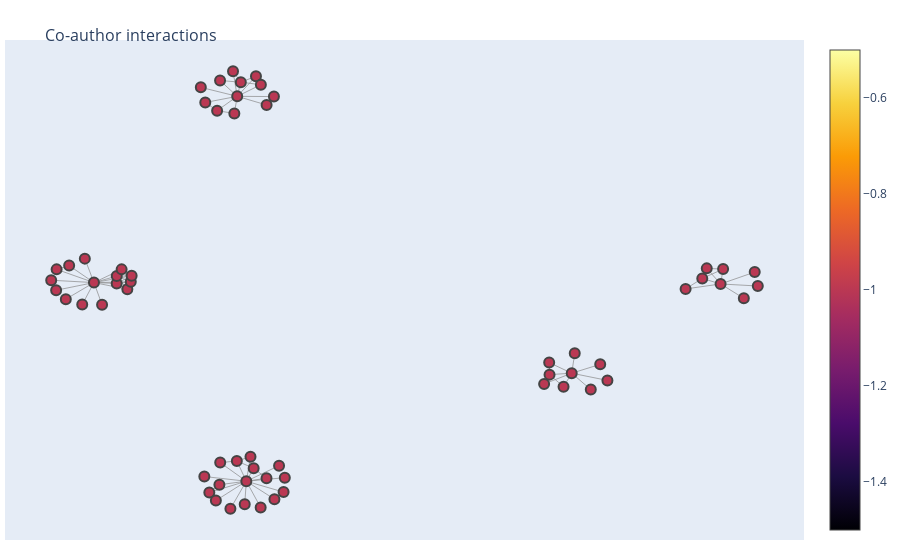

Here is the notebook cell this chart was saved with:
### Markdown cell above
Let's get the most "influential" author within the community (connected component)

We'll define it based on [PageRank algorithm](https://en.wikipedia.org/wiki/PageRank) which is a measure of "centrality" and "importance"

After we calculate and plot those influencers with their neighbours, we'll see the "central" nodes are those obtained influencer guys

### Code cell
# let's get the most "influential" author within the community (connected component)
top_influencers_in_cc = [
    pd.Series(
        nx.pagerank(aG.subgraph(cc), alpha=0.95, max_iter=1000)
    ).sort_values(ascending=False).index[0]
    for cc in top_n_cc
]

print(f'top co-authors:\n{top_influencers_in_cc}')

influencers_network = set()
# add those influencers and their direct connections (adjacent nodes)
for n in top_influencers_in_cc:
    influencers_network.update(aG.neighbors(n))
    
influencers_network.update(top_influencers_in_cc)

plot_interaction_graph(
    G=aG.subgraph(influencers_network), 
    category_data=category_data,
    category_color_lvl=1,
    node_sizes=10,
#     node_colors=np.array([
#         {a:i for i,c in enumerate(top_n_cc) for a in c}[node]
#         for node in aSG.nodes
#     ]),
    seed=seed, 
    title='<br>Co-author interactions',
    edge_width=0.7,
)

### Figure 1 — Plotly figure (JSON) as saved in the notebook; plotly's stock layout.template omitted (floating-point values rounded to 4 significant figures; data arrays with more than 128 entries replaced by an {"elided": "..."} marker saying what was removed)
{"data": [{"hoverinfo": "none", "line": {"color": "#888", "width": 0.7}, "mode": "lines", "type": "scatter", "x": {"elided": "276 float values"}, "y": {"elided": "276 float values"}}, {"hoverinfo": "text", "marker": {"color": [-1, -1, -1, -1, -1, -1, -1, -1, -1, -1, -1, -1, -1, -1, -1, -1, -1, -1, -1, -1, -1, -1, -1, -1, -1, -1, -1, -1, -1, -1, -1, -1, -1, -1, -1, -1, -1, -1, -1, -1, -1, -1, -1, -1, -1, -1, -1, -1, -1, -1, -1, -1, -1, -1, -1, -1, -1, -1, -1, -1, -1], "colorscale": [[0, "#000004"], [0.1111, "#1b0c41"], [0.2222, "#4a0c6b"], [0.3333, "#781c6d"], [0.4444, "#a52c60"], [0.5556, "#cf4446"], [0.6667, "#ed6925"], [0.7778, "#fb9b06"], [0.8889, "#f7d13d"], [1, "#fcffa4"]], "line": {"width": 2}, "showscale": true, "size": 10}, "mode": "markers", "text": ["<b>id: Saliceti Stefano</b><br>name: nan<br>category: nan<br># of connections: 2", "<b>id: Zhu Chenguang</b><br>name: nan<br>category: nan<br># of connections: 1", "<b>id: Abbeel Pieter</b><br>name: nan<br>category: nan<br># of connections: 2", "<b>id: Dai Xiyang</b><br>name: nan<br>category: nan<br># of connections: 5", "<b>id: Zhang Pengchuan</b><br>name: nan<br>category: nan<br># of connections: 6", "<b>id: Hadsell Raia</b><br>name: nan<br>category: nan<br># of connections: 5", "<b>id: Yu Tianhe</b><br>name: nan<br>category: nan<br># of connections: 1", "<b>id: Peng Baolin</b><br>name: nan<br>category: nan<br># of connections: 1", "<b>id: Liu Chunyang</b><br>name: nan<br>category: nan<br># of connections: 2", "<b>id: Kalashnikov Dmitry</b><br>name: nan<br>category: nan<br># of connections: 2", "<b>id: Cahyawijaya Samuel</b><br>name: nan<br>category: nan<br># of connections: 3", "<b>id: Finn Chelsea</b><br>name: nan<br>category: nan<br># of connections: 3", "<b>id: Yang Jianwei</b><br>name: nan<br>category: nan<br># of connections: 5", "<b>id: Tunyasuvunakool Saran</b><br>name: nan<br>category: nan<br># of connections: 2", "<b>id: Gao Jianfeng</b><br>name: nan<br>category: nan<br># of connections: 14", "<b>id: Zhang Jiawei</b><br>name: nan<br>category: nan<br># of connections: 1", "<b>id: Heess Nicolas</b><br>name: nan<br>category: nan<br># of connections: 11", "<b>id: Hu Xuming</b><br>name: nan<br>category: nan<br># of connections: 1", "<b>id: Madotto Andrea</b><br>name: nan<br>category: nan<br># of connections: 2", "<b>id: Li Lihong</b><br>name: nan<br>category: nan<br># of connections: 2", "<b>id: Levine Sergey</b><br>name: nan<br>category: nan<br># of connections: 16", "<b>id: Li Jinchao</b><br>name: nan<br>category: nan<br># of connections: 1", "<b>id: Hafner Roland</b><br>name: nan<br>category: nan<br># of connections: 2", "<b>id: Celikyilmaz Asli</b><br>name: nan<br>category: nan<br># of connections: 1", "<b>id: Kumar Aviral</b><br>name: nan<br>category: nan<br># of connections: 1", "<b>id: Yu Philip S.</b><br>name: nan<br>category: nan<br># of connections: 8", "<b>id: Deng Li</b><br>name: nan<br>category: nan<br># of connections: 1", "<b>id: Yuan Lu</b><br>name: nan<br>category: nan<br># of connections: 6", "<b>id: Rajeswaran Aravind</b><br>name: nan<br>category: nan<br># of connections: 1", "<b>id: Irpan Alex</b><br>name: nan<br>category: nan<br># of connections: 4", "<b>id: Hsu Kyle</b><br>name: nan<br>category: nan<br># of connections: 2", "<b>id: Fung Pascale</b><br>name: nan<br>category: nan<br># of connections: 7", "<b>id: Hasenclever Leonard</b><br>name: nan<br>category: nan<br># of connections: 2", "<b>id: Parisotto Emilio</b><br>name: nan<br>category: nan<br># of connections: 1", "<b>id: Li Chunyuan</b><br>name: nan<br>category: nan<br># of connections: 5", "<b>id: Jang Eric</b><br>name: nan<br>category: nan<br># of connections: 1", "<b>id: Li Xiujun</b><br>name: nan<br>category: nan<br># of connections: 2", "<b>id: Holly Ethan</b><br>name: nan<br>category: nan<br># of connections: 1", "<b>id: Springenberg Jost Tobias</b><br>name: nan<br>category: nan<br># of connections: 2", "<b>id: Fan Ziwei</b><br>name: nan<br>category: nan<br># of connections: 2", "<b>id: Xiao Ted</b><br>name: nan<br>category: nan<br># of connections: 2", "<b>id: Liu Xiaodong</b><br>name: nan<br>category: nan<br># of connections: 1", "<b>id: Wu Jia</b><br>name: nan<br>category: nan<br># of connections: 2", "<b>id: Lin Zhaojiang</b><br>name: nan<br>category: nan<br># of connections: 1", "<b>id: Liu Zihan</b><br>name: nan<br>category: nan<br># of connections: 1", "<b>id: Batchelor Nathan</b><br>name: nan<br>category: nan<br># of connections: 3", "<b>id: Pastor Peter</b><br>name: nan<br>category: nan<br># of connections: 2", "<b>id: Xu Yan</b><br>name: nan<br>category: nan<br># of connections: 3", "<b>id: Kalakrishnan Mrinal</b><br>name: nan<br>category: nan<br># of connections: 2", "<b>id: Peng Hao</b><br>name: nan<br>category: nan<br># of connections: 4", "<b>id: Xiao Bin</b><br>name: nan<br>category: nan<br># of connections: 5", "<b>id: Byravan Arunkumar</b><br>name: nan<br>category: nan<br># of connections: 3", "<b>id: Yu Tiezheng</b><br>name: nan<br>category: nan<br># of connections: 1", "<b>id: Liu Aiwei</b><br>name: nan<br>category: nan<br># of connections: 1", "<b>id: Liu Zhiwei</b><br>name: nan<br>category: nan<br># of connections: 1", "<b>id: Hausman Karol</b><br>name: nan<br>category: nan<br># of connections: 2", "<b>id: Gupta Abhishek</b><br>name: nan<br>category: nan<br># of connections: 1", "<b>id: Winata Genta Indra</b><br>name: nan<br>category: nan<br># of connections: 4", "<b>id: Lever Guy</b><br>name: nan<br>category: nan<br># of connections: 2", "<b>id: Ibarz Julian</b><br>name: nan<br>category: nan<br># of connections: 3", "<b>id: Casarini Federico</b><br>name: nan<br>category: nan<br># of connections: 3"], "type": "scatter", "x": [-0.1924, -0.535, -0.2233, -0.4325, -0.4247, -0.1747, -0.1658, -0.6055, 0.526, -0.1163, 0.884, -0.2463, -0.4567, -0.09946, -0.5084, 0.6583, -0.1829, 0.6419, 0.8359, -0.5932, -0.1622, -0.5291, -0.2218, -0.5943, -0.1983, 0.5772, -0.4899, -0.4228, -0.2576, -0.1837, -0.2314, 0.9154, -0.2555, -0.2656, -0.4566, -0.1296, -0.5647, -0.08777, -0.1894, 0.5145, -0.07751, -0.5723, 0.5586, 0.993, 1, -0.1403, -0.1527, 0.9212, -0.2215, 0.5268, -0.4455, -0.2285, 0.9683, 0.584, 0.6205, -0.09827, -0.07471, 0.8738, -0.1161, -0.1455, -0.1291], "y": [0.9069, 0.03598, -0.6362, 0.09339, 0.121, 0.866, -0.7089, 0.127, -0.1805, -0.6121, 0.1712, -0.6651, 0.1151, 0.8124, 0.1181, -0.2469, 0.8133, -0.187, 0.09442, 0.1675, -0.6232, 0.2076, 0.8723, 0.08958, -0.7259, -0.22, 0.03545, 0.1437, -0.6056, -0.5476, -0.6955, 0.113, 0.7903, 0.8469, 0.1425, -0.7211, 0.1815, -0.5652, 0.7495, -0.2602, -0.6638, 0.05614, -0.2706, 0.1573, 0.1054, 0.8882, -0.532, 0.1685, -0.5537, -0.2254, 0.1675, 0.7598, 0.05941, -0.1459, -0.2812, -0.6902, -0.61, 0.1337, 0.781, -0.5748, 0.8568]}], "layout": {"hovermode": "closest", "margin": {"b": 20, "l": 5, "r": 5, "t": 40}, "showlegend": false, "title": {"font": {"size": 16}, "text": "<br>Co-author interactions"}, "xaxis": {"showgrid": false, "showticklabels": false, "zeroline": false}, "yaxis": {"showgrid": false, "showticklabels": false, "zeroline": false}}}
